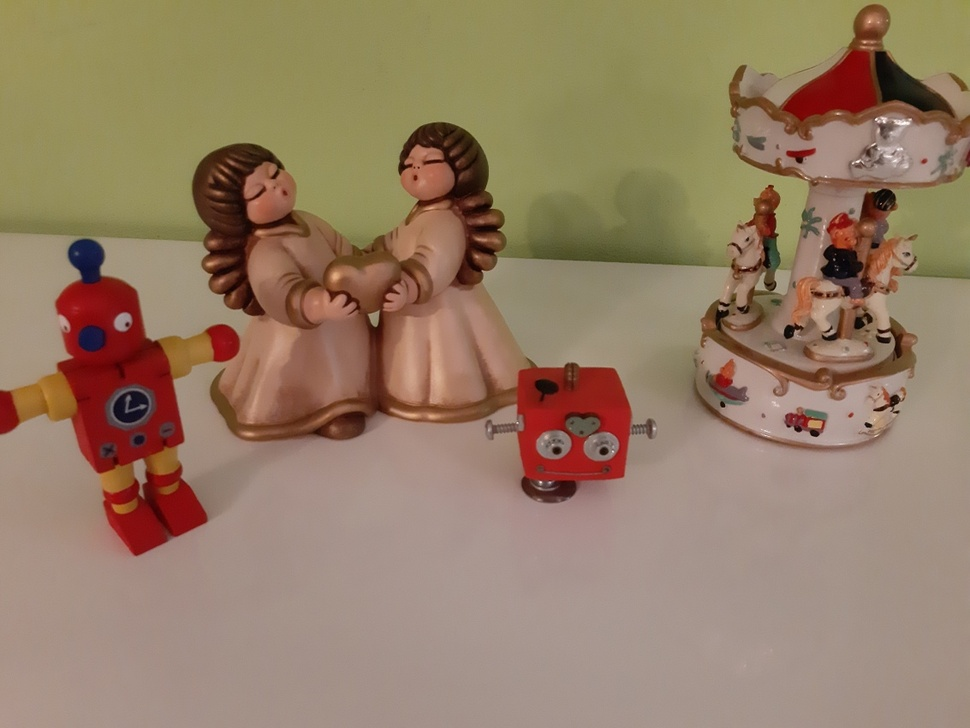
//> input picture lab2/data/images_1/00.jpg, 970 x 728 px, shrunk from 1133 x 850 before the run
$ ./main ../../lab2/data/images_1/00.jpg ../../lab2/data/images_1/01.jpg ../../lab2/data/images_1/01.jpg out.png 3   (built with g++ and OpenCV 4)
//> lines starting //> are read from the running program, lines starting //| are printed output that depends on the picture
#include "sgm.h"

int main(int argc, char** argv) {

    if (argc != 6) {
        cerr << "Usage: " << argv[0] << " <right image> <left image> <gt depth map> <output image file> <disparity range> " << endl;
        return -1;
    }

    char *firstFileName = argv[1];
    char *secondFileName = argv[2];
    char *gtFileName = argv[3];
    char *outputFileName = argv[4];
    cv::Mat firstImage;
    cv::Mat secondImage;
    cv::Mat gt;

    firstImage = cv::imread(firstFileName, IMREAD_GRAYSCALE);
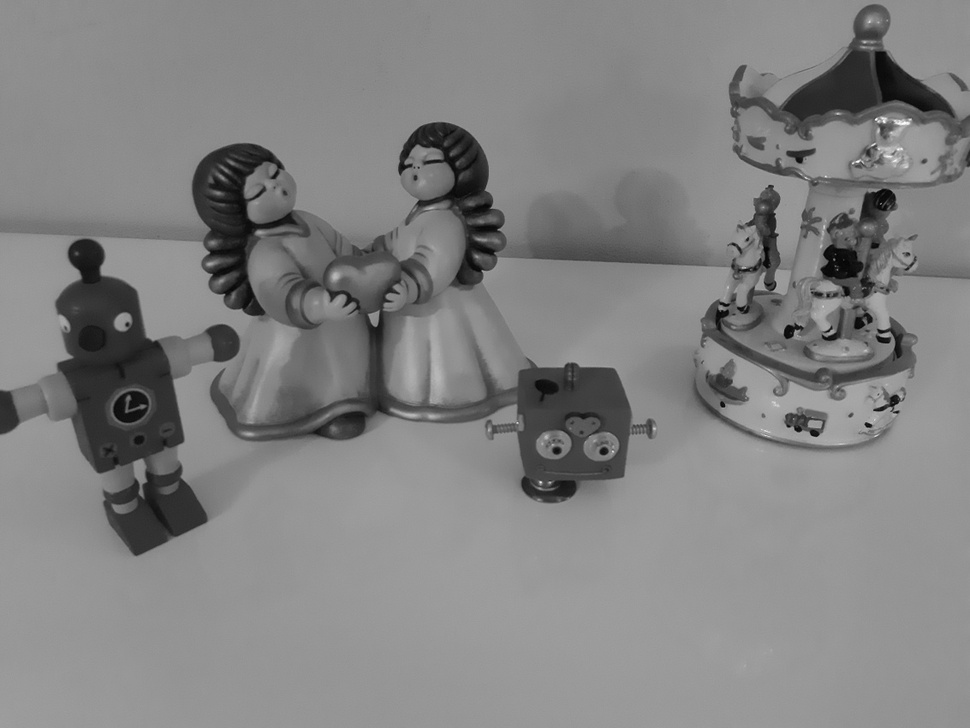
//> firstImage: 728 rows x 970 cols, CV_8UC1; min 0, max 255, mean 129.9
    secondImage = cv::imread(secondFileName, IMREAD_GRAYSCALE);
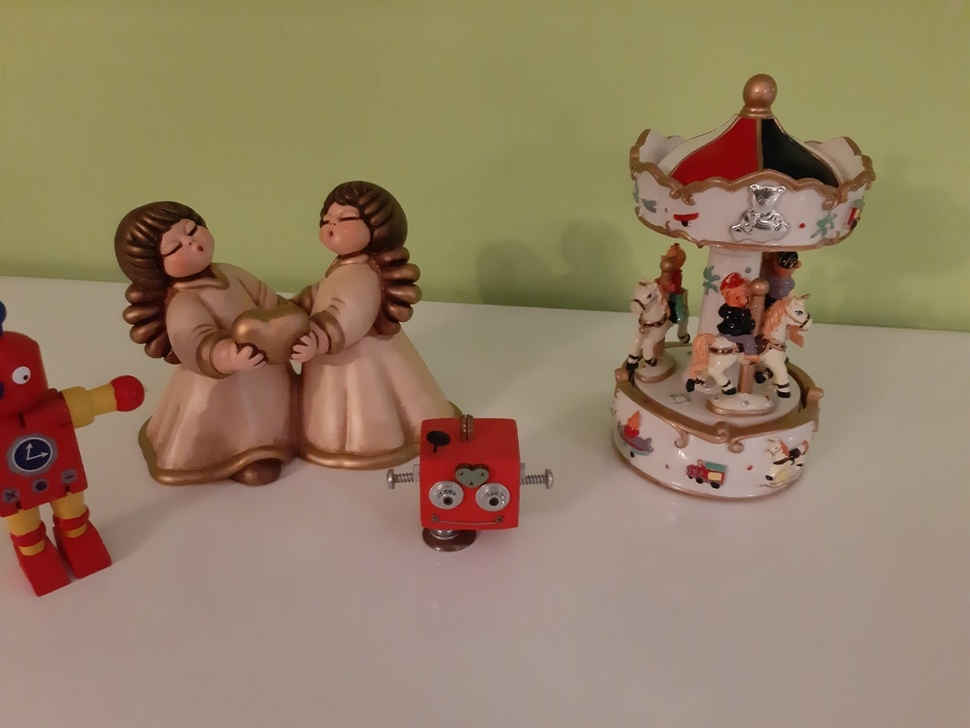
//> input picture lab2/data/images_1/01.jpg, 970 x 728 px, shrunk from 1133 x 850 before the run
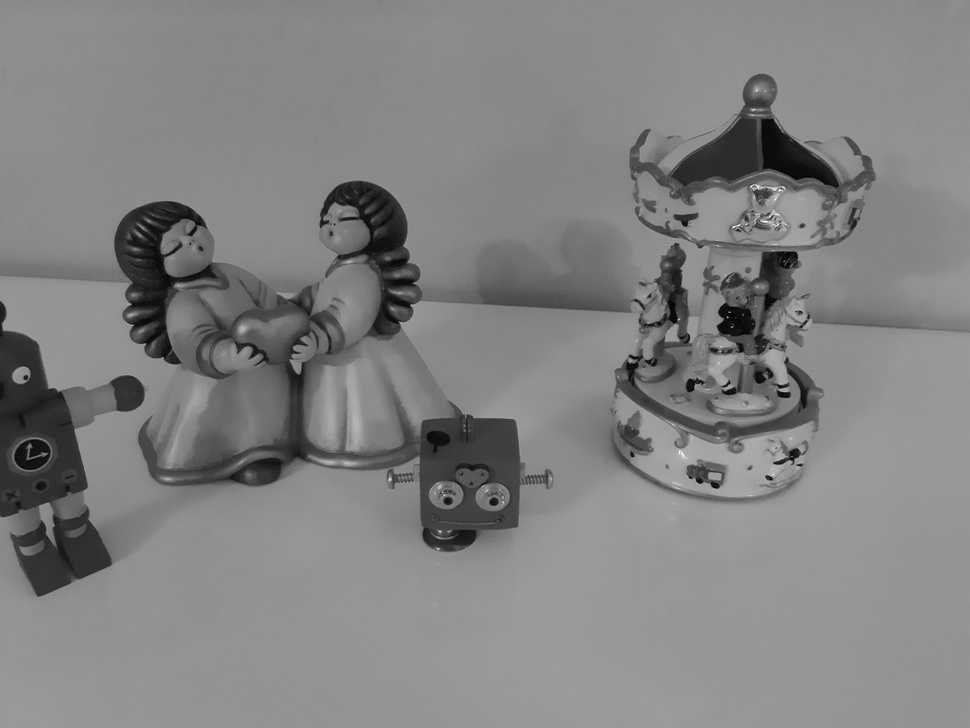
//> secondImage: 728 rows x 970 cols, CV_8UC1; min 0, max 254, mean 129.9
    gt = cv::imread(gtFileName, IMREAD_GRAYSCALE);

    if(!firstImage.data || !secondImage.data) {
        cerr <<  "Could not open or find one of the images!" << endl;
        return -1;
    }

    unsigned int disparityRange = atoi(argv[5]);


//> (the run ends here: the program needs code that is not available in this run, at `sgm::SGM sgm(disparityRange);`)
